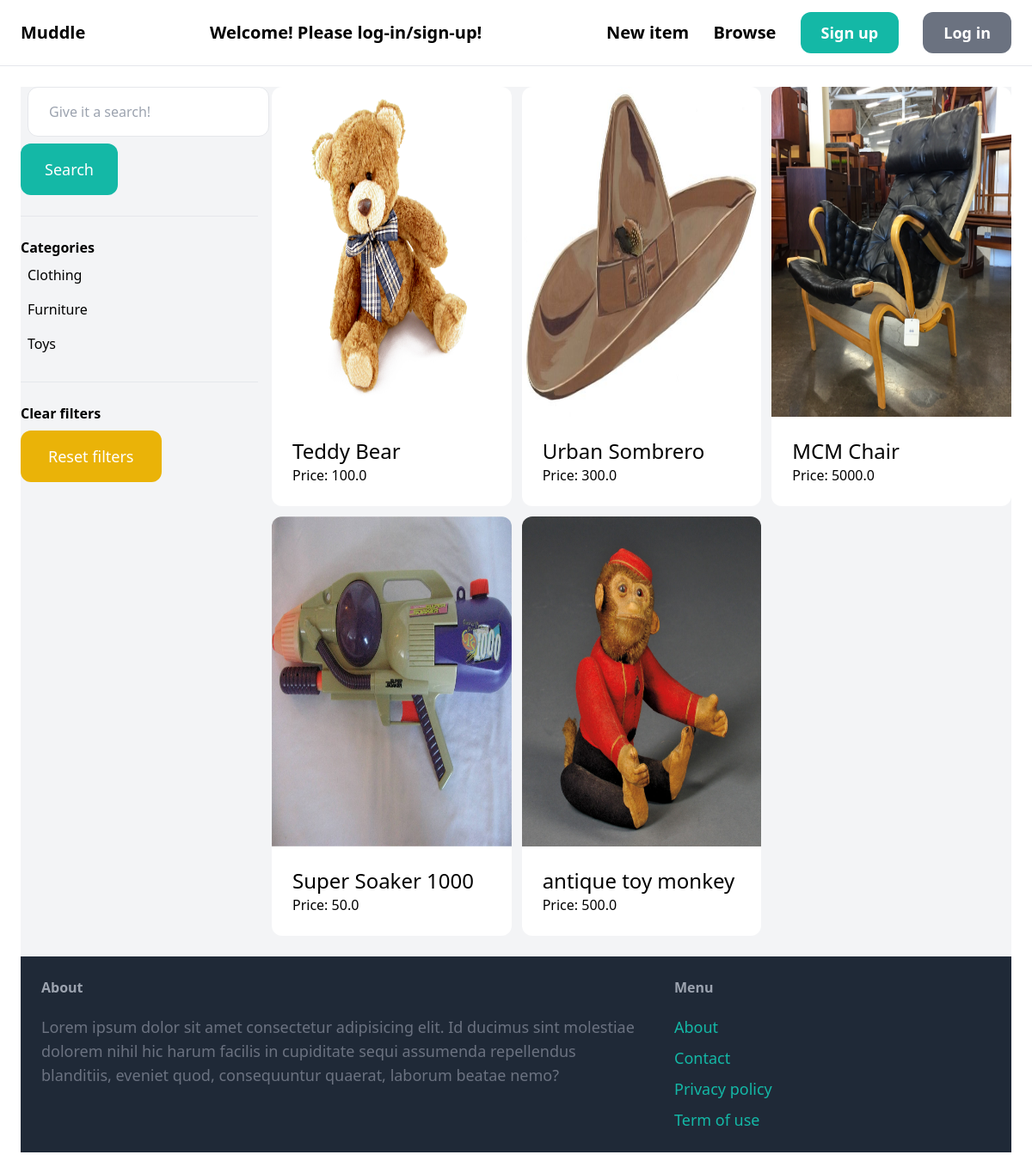
The app's page /items/ with its own data.
### item/models.py (models this page shows, shortened)
class Category(models.Model):
    name=models.CharField(max_length=255)
    class Meta:
        ordering = ('name',)
        verbose_name_plural = 'Categories'

class Item(models.Model):
    category = models.ForeignKey(Category, related_name='items', on_delete=models.CASCADE)
    name=models.CharField(max_length=255)
    description = models.TextField(blank=True, null=True)
    price = models.FloatField()
    image = models.ImageField(upload_to='item_images', blank=True, null=True)
    is_sold = models.BooleanField(default=False)
    created_by = models.ForeignKey(User, related_name='items', on_delete=models.CASCADE)
    created_at=models.DateTimeField(auto_now_add=True)

### item/views.py (the view)
# urls.py: path('', views.items, name='items'),
def items(request):
    query=request.GET.get('query', '')
    category_id = request.GET.get('category', 0)
    categories = Category.objects.all()
    items =Item.objects.filter(is_sold=False)
    if category_id:
        items = items.filter(category_id=category_id)
    if query:
        items=items.filter(Q(name__icontains=query)| Q(description__icontains=query))
    return render(request, 'item/items.html', {
        'items':items,
        'query': query,
        'categories':categories,
        'category_id':int(category_id),
    })

### item/templates/item/items.html (shortened to what this page needs)
{% extends 'core/base.html' %}
{% block content %}
    <div class="pb-6 grid grid-cols-4 gap-4 bg-gray-100">
        <div class="col-span-1">
            <form method="get" action="{% url 'item:items' %}">
                <input name="query" class="'w-full ml-2 py-4 px-6 border rounded-xl" type="text" value="{{ query }}" placeholder="Give it a search!">
                <button class="mt-2 py-4 px-7 text-lg bg-teal-500 text-white rounded-xl">Search</button>
            </form>
            <hr class="my-6">
            <p class="font-semibold">Categories</p>
            <ul>
                {% for category in categories %}
                    <li class="py-2 px-2 rounded-xl {% if category.id == category_id %}bg-gray-200{% endif %}">
                        <a href="{% url 'item:items' %}?query={{query}}&category={{category.id}}">{{category.name}}</a>
                    </li>
                {% endfor %}
            </ul>
            <hr class="my-6">
            <p class="font-semibold">Clear filters</p>
            <ul>
                <li>
                    <a href="{% url 'item:items' %}" class="mt-2 py-4 px-8 inline-block bg-yellow-500 text-lg rounded-xl text-white">Reset filters</a>
                </li>
            </ul>
        </div>
        <div class="col-span-3">
            <div class="grid grid-cols-3 gap-3">
                {% for item in items %}
                    <div>
                        <a href="{% url 'item:detail' item.id %}">
                            <div>
                                <img src="{{ item.image.url }}" class="rounded-t-xl w-96 h-96" alt="">
                            </div>
                            <div class="p-6 bg-white rounded-b-xl">
                                <h2 class="text-2xl">{{item.name}}</h2>
                                <p class="text-gray-5000">Price: {{item.price}}</p>
                            </div>
                        </a>
                    </div>
                {% endfor %}
        </div>
    </div>
{% endblock %}

### records on screen
Category: name "Clothing"
Category: name "Furniture"
Category: name "Toys"
Item: image (picture), name "Teddy Bear", price "100.0"
Item: image (picture), name "Urban Sombrero", price "300.0"
Item: image (picture), name "MCM Chair", price "5000.0"
Item: image (picture), name "Super Soaker 1000", price "50.0"
Item: image (picture), name "antique toy monkey", price "500.0"
